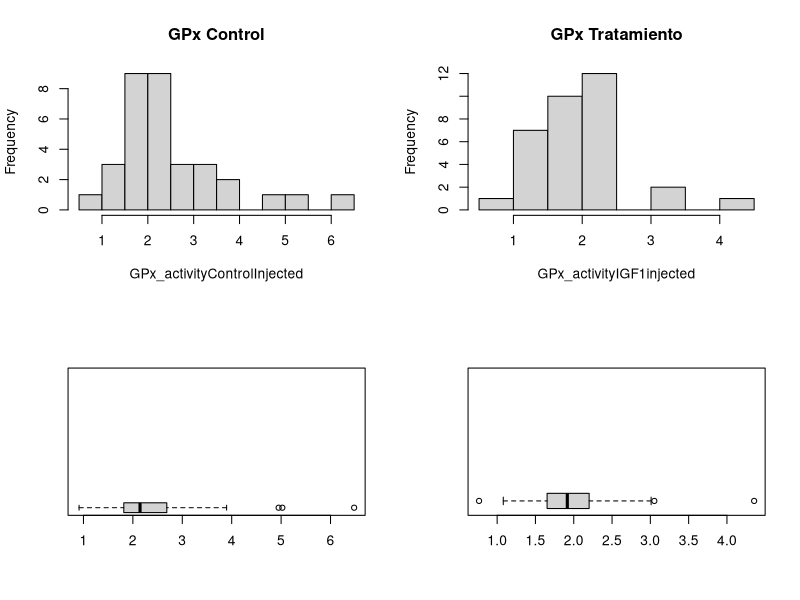
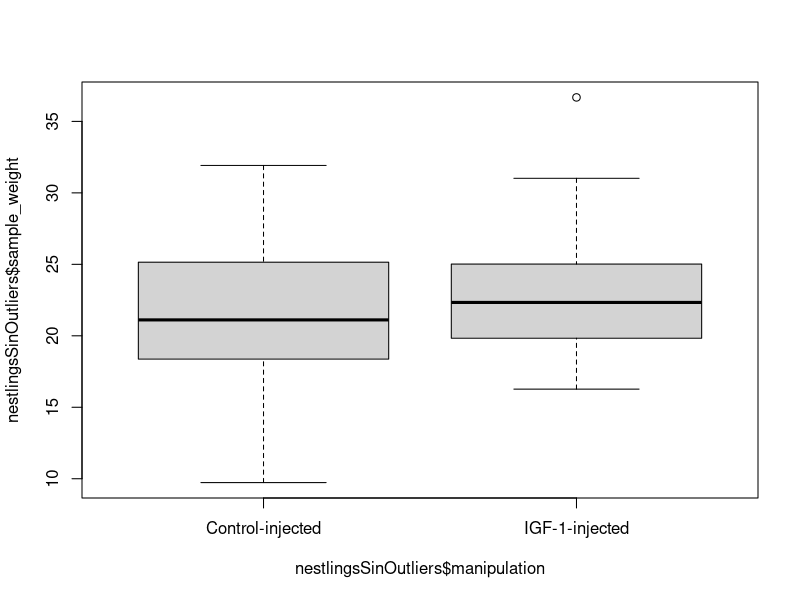
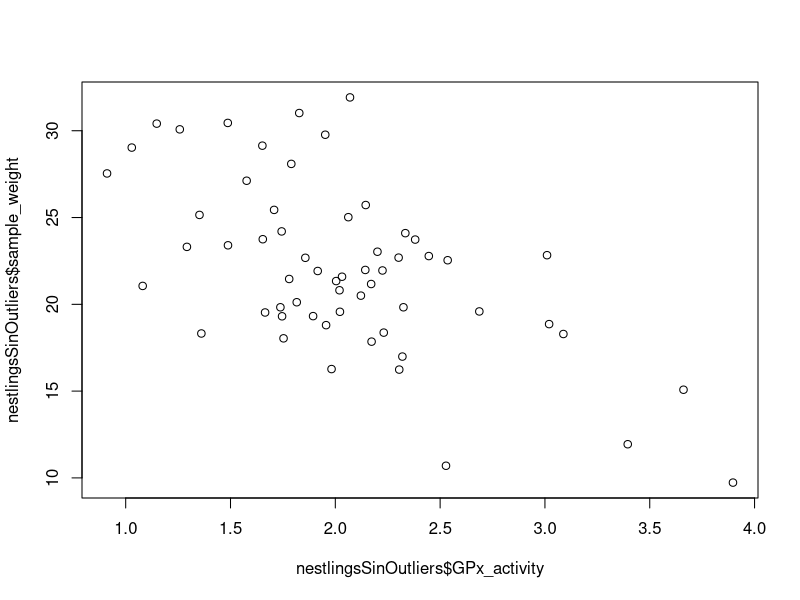
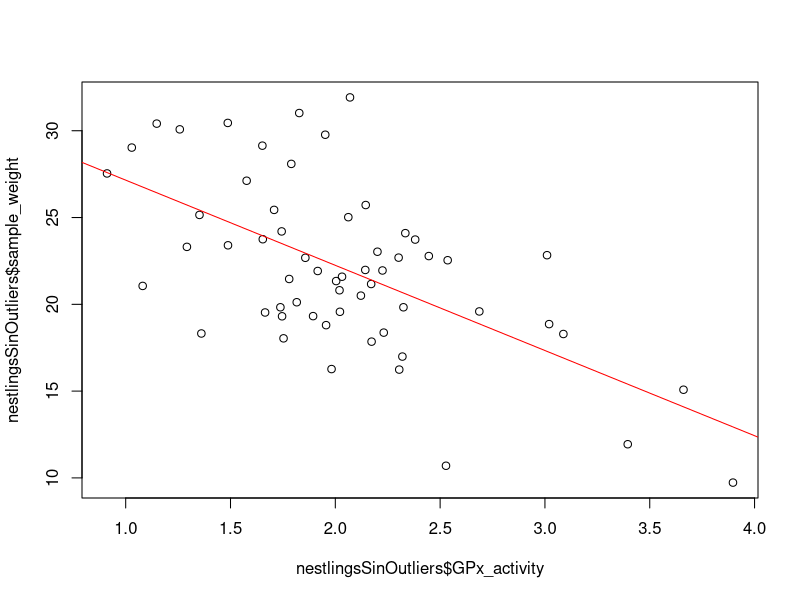

Here is the R script that generated these plots, in order:
#############################################################################
#              Curso de análisis de datos con R
#Asociación Argentina de Bioinformática y Biología Computacional
#                         Octubre 2020
#                      Evaluación del curso
#
#Para organizarnos mejor: 
#Entregar un script de R cuyo nombre sea apellido_nombre.R con la resolución
#de los ejercicios a cursos@a2b2c.org y con el subject "Evaluación R".
#Pueden realizarnos consultas a ese mismo email con el subject "Consultas R". 
#############################################################################

##################################################################################################
#ABSTRACT
#Los animales durante su desarrollo se enfrentan con problemas en la asignación de recursos cuando reciben cantidades subóptimas
#de los mismos en ambientes naturales muy variables.
#Estos problemas se manifiestan posiblemente en el intercambio (trade-off) entre crecimiento y mantenimiento somático.
#Sin embargo, la medida en que se manifiesta este intercambio sigue siendo una pregunta abierta.
#Para intentar responder a esta pregunta, se inyectó a pichones de papamoscas cerrojillo (Ficedula hypoleuca) con 
#IGF-1 (insulin-like growth factor 1) para observar como IGF-1 afecta el despliegue de una respuesta antioxidante mediada por 
#la enzima glutathione peroxidasa (GPx). 

#################Consignas########################
#Cada ejercicio otorga 1 punto excepto el 7 que otorga 2.
#Los bonus "crack de R" otorgan medio punto. (hasta un máximo de 10 puntos totales)

#Problema 1: Abrir el dataset nestlings.csv en RStudio y describirlo exhaustivamente para comprender el contenido del mismo.
#ej: cantidad de observaciones, cantidad de atributos, tipo de atributos, etc. 

setwd("~/curso/evaluacion/datos") #Elegimos el directorio de trabajo

nestlings <-  read.csv("nestlings.csv") #Leemos el dataset

class(nestlings) #Tipo de objeto
nrow(nestlings) #Cantidad de filas u observaciones del dataset
ncol(nestlings) #Cantidad de columnas o atributos
str(nestlings) #Visualizamos la estructura del dataset
colnames(nestlings) #Los nombres de los atributos
View(nestlings) #Lo abrimos tipo excel para darle una mirada general rápida
#El dataset contiene 66 observaciones con 6 atributos cada una. En particular son de interés manipulation (chr), 
#que contiene el tratamiento realizado, GPx_activity (num) que contiene la actividad de la enzima y sample_weight (num) que contiene el peso de cada pichón

#Problema 2: Calcular cuántas observaciones hay de Control y cuántas de IGF.¿Los datos están
#balanceados (cantidades similares de observaciones de ambos tipos)?
table(nestlings$manipulation) #Usamos table para contar cuantos elementos hay de Control-injected y cuantos de IGF-1-injected. Toda esa información está en manipulation
#Hay 33 datos de cada tratamiento, están balanceados

#Problema 3: Calcular media, mediana, desvío estándar y distancia inter cuartil para GPx_activity
#y sample_weight. Realizar esta descripción para cada tratamiento por separado.
#¿Las medidas de centralidad son similares para cada tratamiento y para cada atributo? ¿Y las de 
#dispersión? 
#GPx_activity
GPx_activityControlInjected <- nestlings$GPx_activity[nestlings$manipulation=="Control-injected"]#Podemos subsetear y guardar en una nueva variable 
GPx_activityIGF1injected    <- nestlings$GPx_activity[nestlings$manipulation=="IGF-1-injected"]#Podemos subsetear y guardar en una nueva variable 
mean(GPx_activityControlInjected) #Calculamos media
mean(GPx_activityIGF1injected) #Calculamos media
median(GPx_activityControlInjected) #Calculamos mediana
median(GPx_activityIGF1injected) #Calculamos mediana
sd(GPx_activityControlInjected) #Calculamos desvío estándar
sd(GPx_activityIGF1injected) #Calculamos desvío estándar
IQR(GPx_activityControlInjected) #Distancia intercuartil
IQR(GPx_activityIGF1injected) #Distancia intercuartil
summary(GPx_activityControlInjected) #Un resumen rápido de todo
summary(GPx_activityIGF1injected) #Un resumen rápido de todo

#Vemos que la media y mediana para control y para IGF son diferentes. ¿Serán significativamente diferentes? ¿Cómo podríamos saberlo?
#Lo mismo ocurre para el desvío y el IQR, donde el desvío en IGF es la mitad del de control. 

#sample_weight
sample_weightControlInjected <- nestlings$sample_weight[nestlings$manipulation=="Control-injected"]#Podemos subsetear y guardar en una nueva variable 
sample_weightIGF1injected    <- nestlings$sample_weight[nestlings$manipulation=="IGF-1-injected"]#Podemos subsetear y guardar en una nueva variable 
mean(sample_weightControlInjected) #Calculamos media
mean(sample_weightIGF1injected) #Calculamos media
median(sample_weightControlInjected) #Calculamos mediana
median(sample_weightIGF1injected) #Calculamos mediana
sd(sample_weightControlInjected) #Calculamos desvío estándar
sd(sample_weightIGF1injected) #Calculamos desvío estándar
IQR(sample_weightControlInjected) #Distancia intercuartil
IQR(sample_weightIGF1injected) #Distancia intercuartil
summary(sample_weightControlInjected) #Un resumen rápido de todo
summary(sample_weightIGF1injected) #Un resumen rápido de todo

#Nuevamente vemos que la media y mediana para control y para IGF son diferentes. ¿Serán significativamente diferentes? ¿Cómo podríamos saberlo?
#Lo mismo ocurre para el desvío y el IQR pero en menor medida que en GPx.


#Problema 4: Realizar un boxplot y un histograma de GPx_activity para cada tratamiento. ¿Existen datos atípicos?
#En caso de existir, retirar esas observaciones y mostrar el criterio utilizado para decidirlo.
#(Ayuda: no hay que retirar solamente el valor de GPx_activity, hay que retirar toda la fila del valor atípico)
#Por ejemplo, supongamos que la observación 100 tiene un GPx_activity atípico, entonces:
#nestlingsSinAtipicos <- nestlings[-100, ] #Es decir, sacamos toda la fila.
#Bonus crack de R: Realizar esos 4 gráficos en un mismo layout, con el boxplot en forma horizontal por debajo
#del histograma correspondiente a cada tratamiento. 
matriz_layout <- matrix(1:4, nrow=2, ncol=2, byrow = F) #Armamos el layout
layout(matriz_layout)

#Usamos las variables que ya habíamos definido antes para graficar, pero para sacar los valores atípicos, vamos a querer hacerlo en el dataframe completo
hist(GPx_activityControlInjected, main = "GPx Control", breaks = 10) #Le ponemos 10 breaks para visualizar mejor la distribución
boxplot(GPx_activityControlInjected, horizontal = T, xlim=c(min(GPx_activityControlInjected), max(GPx_activityControlInjected))) #Para que macheen ambos, hacemos coincidr los límites de x 
hist(GPx_activityIGF1injected, main = "GPx Tratamiento", breaks = 10)
boxplot(GPx_activityIGF1injected, horizontal = T, xlim=c(min(GPx_activityIGF1injected), max(GPx_activityIGF1injected)))
#Tratamiento no parece muy normal. ¿Será significativamente no normal? ¿Cómo podríamos saberlo?
layout(1) #Volvemos al layout original

#Saquemos outliers con el criterio de IQR
iqr    <- IQR(GPx_activityControlInjected)
minimo <- quantile(GPx_activityControlInjected, 0.25) - 1.5*iqr #Calculamos el mínimo para control injected que consideramos no outlier
maximo <- quantile(GPx_activityControlInjected, 0.75) + 1.5*iqr #Calculamos el máximo para control injected que consideramos no outlier
#Pedimos en simultaneo que sean control injected y la actividad sea menor al mínimo o mayor al máximo. Eso cubre todo. Lo hacemos en el original y guardamos
#La fila correspondiente. 
a_remover <- which(nestlings$manipulation == "Control-injected" & (nestlings$GPx_activity < minimo | nestlings$GPx_activity > maximo))

#Saquemos outliers con el criterio de IQR
iqr    <- IQR(GPx_activityIGF1injected)
minimo <- quantile(GPx_activityIGF1injected, 0.25) - 1.5*iqr #Calculamos el mínimo para control injected que consideramos no outlier
maximo <- quantile(GPx_activityIGF1injected, 0.75) + 1.5*iqr #Calculamos el máximo para control injected que consideramos no outlier
#Pedimos en simultaneo que sean IGF injected y la actividad sea menor al mínimo o mayor al máximo. Eso cubre todo. Lo hacemos en el original.
#Se lo agregamos a los que ya queríamos remover
a_remover <- c(a_remover, which(nestlings$manipulation == "IGF-1-injected" & (nestlings$GPx_activity < minimo | nestlings$GPx_activity > maximo)))
a_remover

#Listo, tenemos todas las filas que queremos remover, las sacamos
nestlingsSinOutliers <- nestlings[-a_remover, ]
#Precaución, si se fijan, los rownames quedaron raros al remover estos elementos. 
rownames(nestlingsSinOutliers)
rownames(nestlingsSinOutliers) <- NULL #Con NULL regeneramos los nombres de filas
rownames(nestlingsSinOutliers) #Ahora si

#Seguramente si volvemos a graficar volvamos a encontrar outliers, en general alcanza con remover los primeros que suelen ser los más gruesos.


#Problema 5: Visualizar en un mismo gráfico de boxplot el sample_weight para cada tratamiento. ¿Existen datos atípicos? 
#En caso de existir, retirar esas observaciones y mostrar el criterio utilizado para decidirlo.
#Ayuda, para decirle a un boxplot que grafique una variable 'y' pero separando por la variable 'x', pueden usar
#formulas: boxplot(y ~ x).

#Tenemos que trabajar con el dataset sin outliers de GPx
boxplot(nestlingsSinOutliers$sample_weight ~ nestlingsSinOutliers$manipulation)
#Pareciera haber un outlier para IGF, saquémoslo
#Saquemos outliers con el criterio de IQR
sample_weightIGF1injected <- nestlingsSinOutliers$sample_weight[nestlingsSinOutliers$manipulation == "IGF-1-injected"]
iqr    <- IQR(sample_weightIGF1injected)
minimo <- quantile(sample_weightIGF1injected, 0.25) - 1.5*iqr #Calculamos el mínimo para control injected que consideramos no outlier
maximo <- quantile(sample_weightIGF1injected, 0.75) + 1.5*iqr #Calculamos el máximo para control injected que consideramos no outlier
#Pedimos en simultaneo que sean IGF injected y la actividad sea menor al mínimo o mayor al máximo. Eso cubre todo. Lo hacemos en el original.
#Se lo agregamos a los que ya queríamos remover
a_remover <- which(nestlingsSinOutliers$manipulation == "IGF-1-injected" & (nestlingsSinOutliers$sample_weight < minimo | nestlingsSinOutliers$sample_weight > maximo))
a_remover

#Lo sacamos
nestlingsSinOutliers <- nestlingsSinOutliers[-a_remover, ]

#A partir de acá, uno debería trabajar con nestlingsSinOutliers, pero por la dificultad que tiene, podían trabajar con el original, no había problema.
#Nosotros vamos a hacer una mezcla, trabajar con los originales en una parte y el sinOutliers en otra.
#En datos reales, sin embargo, deberían trabajar sinOutliers.

#Problema 6: La primera columna del dataset es el identificador de los diferentes nidos muestreados. ¿Cuántos polluelos se midieron por nido?
table(nestlings$nest_ID)


#Vemos que se midieron dos por nido en el original. Veamos si eso se mantuvo en el que no tiene outliers
table(nestlingsSinOutliers$nest_ID)
#Vemos que hay varios que no tienen par, para el ejercicio que viene, deberíamos sacarlos porque no va a ser parieado si no!
#Por la dificultad del punto 4, 5 donde hay que remover outliers y queda desbalanceada la paridad en los nidos,
#la idea era que en el 7 usaran directamente el dataframe original, sin complicarse demasiado. 

#Problema 7 (¡difícil!): como puede verse en el problema 6, en cada nido se midieron dos polluelos, de los cuales uno fue sometido al tratamiento control y otro fue inyectado con IGF-1.
#Para poder determinar si existe una diferencia significativa en el peso entre estos dos grupos, realizar un T test. 
#Tener en cuenta que los polluelos de un mismo nido no pueden ser considerados como muestras independientes, por lo cual en el análisis 
#considerarlos muestras pareadas. ¿A qué conclusión se llega?
#Realizar previamente todos los tests necesarios para garantizar que es válido aplicar un t test.
#Ayuda: pasar como parametro paired = TRUE en el t.test
#Ayuda: para el test de homogeneidad de varianza, bartlett.test, es necesario previamente
#agrupar las observaciones en una lista. Si control es una variable con los pesos de los polluelos
#de control y tratamiento es una variable con los pesos de los polluelos tratados, generar una lista de la siguiente
#manera: total <- list(control, tratamiento) y utilizar esa lista en el test.

#Hacemos los tests de homocedasticidad, normalidad y t
total <-list(nestlings$sample_weight[nestlings$manipulation=="Control-injected"], nestlings$sample_weight[nestlings$manipulation=="IGF-1-injected"])
bartlett.test(total)
#No rechazamos homocedasticidad por pvalue > 0.05
#normalidad de cada variable
#Test de Shapiro
shapiro.test(nestlings$sample_weight[nestlings$manipulation=="Control-injected"])
shapiro.test(nestlings$sample_weight[nestlings$manipulation=="IGF-1-injected"])
# No rechazamos normalidad
# t test
t.test(nestlings$sample_weight[nestlings$manipulation=="Control-injected"], nestlings$sample_weight[nestlings$manipulation=="IGF-1-injected"], paired = T)
# Rechazamos la hipótesis nula, por lo que que existen diferencias significativas entre control y tratamiento.

#Problema 8: Realizar un scatter plot entre GPx activity y sample weight ¿Puede observar algún tipo de relación entre estas dos variables?
plot(nestlingsSinOutliers$GPx_activity, nestlingsSinOutliers$sample_weight)
#Pareciera existir una relación lineal decreciente entre ambas

#Problema 9: realizar una regresión lineal donde sample_weight dependa de GPx_activity. ¿Es un buen ajuste? ¿Por qué?
#Ayuda: la función lm permite realizar un ajuste lineal donde 'y' depende de 'x' usando fórmulas: lm(y ~ x, data = misdatos).
#Esta función devuelve un objeto de tipo lm que puede ser pasado a la función summary para que devuelva todos los estadísticos de 
#interés (R2, coeficientes, pvalues, etc): summary(lm(y ~ x, data = misdatos))
#Bonus crack de R: Realizar la misma regresión lineal pero agregando como variable el tratamiento.
#¿Mejora la estimación o el tratamiento no parece afectar la relación?
#Ayuda: una fórmula dónde 'y' depende de dos variables se escribe como y ~ x + z (o y ~ x*z en caso de interacción entre las variables)
ajuste <- lm(sample_weight ~ GPx_activity, nestlingsSinOutliers) #Ajustemos
plot(nestlingsSinOutliers$GPx_activity, nestlingsSinOutliers$sample_weight)
abline(ajuste, col = "red")
summary(ajuste) #Veamos cómo da
#Si bien observamos una relación entre ambas en el scatter plot y el pvalue de GPx_activity nos confirma esa relación, el ajuste no parece ser muy bueno, con un R2 de 0.33. 

#Agreguemos otra variable y después la interacción
ajuste <- lm(sample_weight ~ GPx_activity + manipulation, nestlingsSinOutliers) #Ajustemos
summary(ajuste) #Veamos cómo da
#Practicamente no hay cambios, el pvalue de manipulation parece indicar que no suma nada haberlo agregado

ajuste <- lm(sample_weight ~ GPx_activity*manipulation, nestlingsSinOutliers) #Ajustemos con interacción
summary(ajuste) #Veamos cómo da
#Practicamente no hay cambios, el pvalue de manipulation y de la interacción parece indicar que no suma nada haberlo agregado
#el modelo inicial termina siendo el más adecuado

